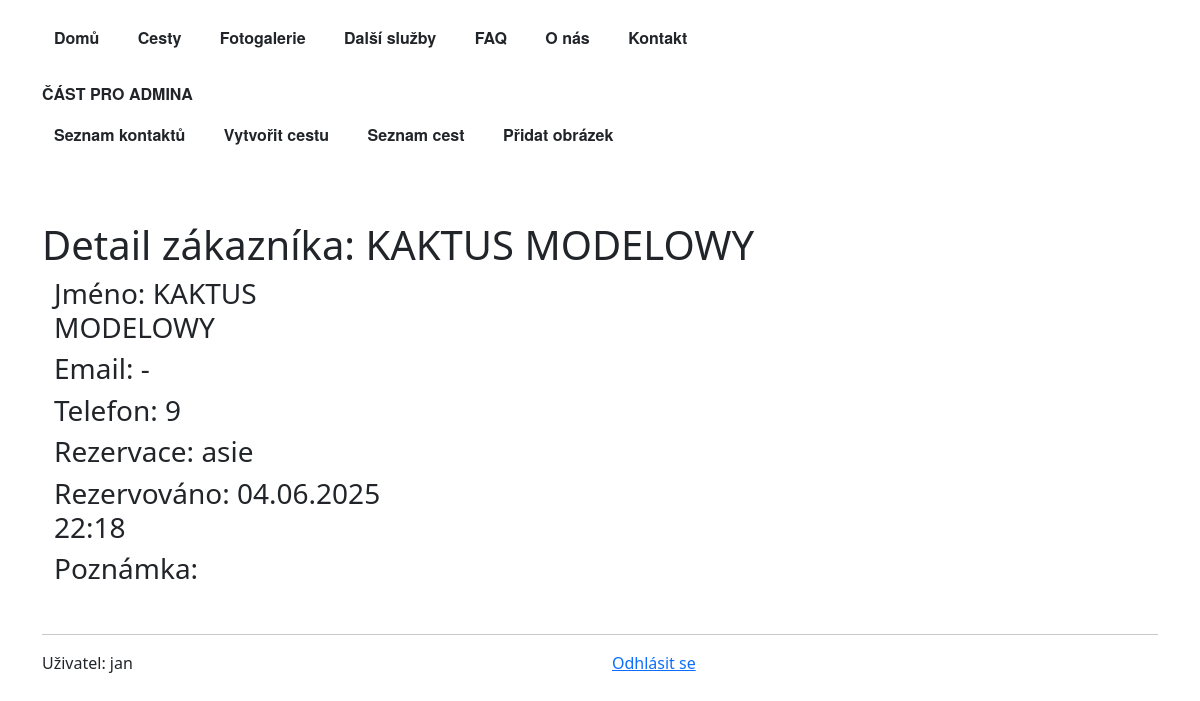
/webapp/customer-detail/12/ (signed in), run on an earlier commit of the app's database.
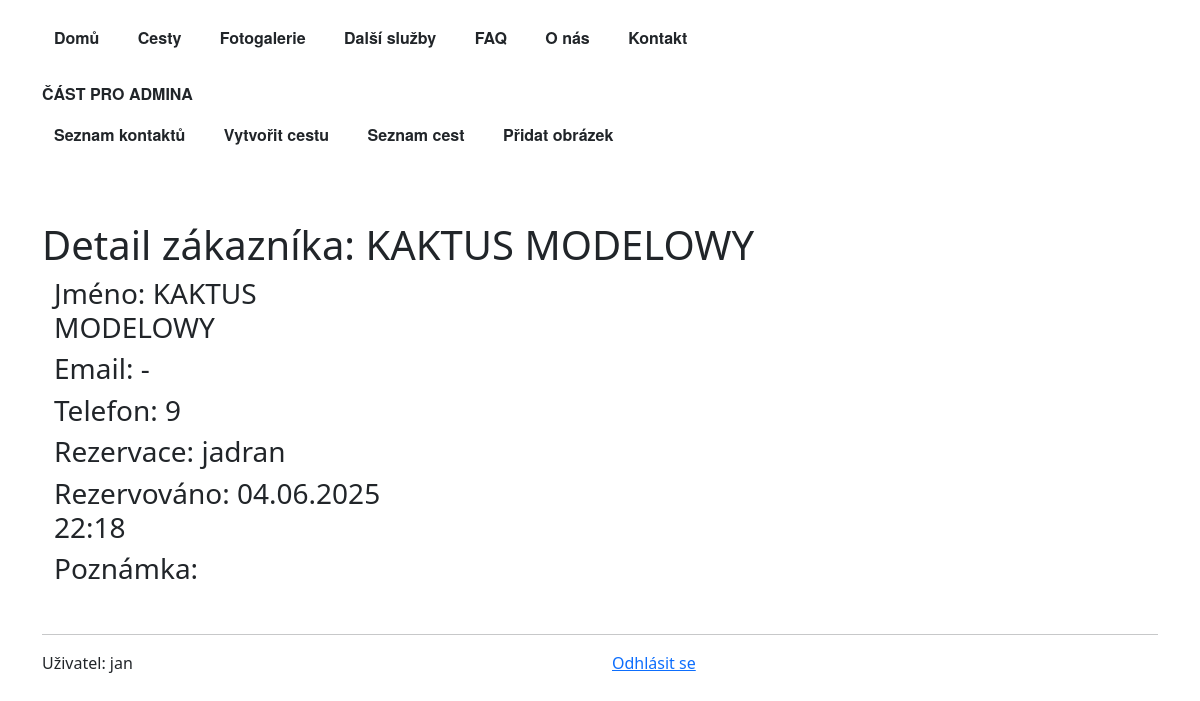
And on a later commit of the database.
### webapp/models.py (models this page shows, shortened)
class Customer(models.Model):
    customer_id = models.AutoField(primary_key=True)
    customer_first_name = models.CharField(max_length=64)
    customer_last_name = models.CharField(max_length=64)
    customer_count = models.PositiveIntegerField(default=1, validators=[MaxValueValidator(30)],)
    customer_email = models.EmailField(null=True, blank=True)
    customer_phone = models.CharField(max_length=14, null=True, blank=True, validators=[MinLengthValidator(9)])
    customer_message = models.TextField(null=True, blank=True)
    customer_trip = models.ForeignKey('Trip', on_delete=models.CASCADE,
                                      null=True, blank=True, related_name='customer_trip')
    created = models.DateTimeField(auto_now_add=True)
    objects = CustomerManager()
    @property
    def full_name(self):
        return f"{self.customer_first_name} {self.customer_last_name}"
    def __str__(self):
        return self.full_name

class Trip(models.Model):
    trip_id = models.AutoField(primary_key=True)
    trip_name = models.CharField(max_length=256)
    trip_short_description = models.TextField(null=True, blank=True)
    trip_description = models.TextField(null=True, blank=True)
    start_time = models.CharField(null=True, blank=True, max_length=30) #not date field at the clients request
    end_time = models.CharField(null=True, blank=True, max_length=30) #vague dates preferred - start of june
    price = models.IntegerField(null=True, blank=True)
    image = models.ImageField(upload_to='', null=True, blank=True)
    thumbnail = models.ImageField(upload_to='', null=True, blank=True)
    def __str__(self):
        return f"{self.trip_name}"

### webapp/views.py (the view)
# urls.py: path("customer-detail/<int:pk>/", CustomerDetailView.as_view(), name='customer_detail'),
class CustomerDetailView(LoginRequiredMixin, DetailView):
    template_name = "customer_detail.html"
    model = Customer
    def get_context_data(self, **kwargs):
        print("ContactDetailView -> get_context_data")
        kontext = super().get_context_data(**kwargs)
        print(kontext)
        return kontext

### webapp/models.py (called while the page is built)
    def get_queryset(self):
        return CustomerQuerySet(self.model, using=self._db)

### webapp/templatetags/none.py (called while the page is built)
@register.filter
def none(value):
    convert_to_str = str(value)
    if convert_to_str == "None":
        return "-"
    else:
        pass
    return value

### webapp/templates/customer_detail.html (shortened to what this page needs)
{% extends "base_with_bootstrap.html" %}
{% load bootstrap5 %}
{% load none %}
{% block hlavni_nadpis %} Detail zákazníka: {{customer.full_name}}{% endblock %}
{% block content %}
<div class="container">
    <div class="row">
        <div class="col-md-4 mb-4">
            <h3 class="name">Jméno: {{customer.full_name|none}}</h3>
            <h3> Email: {{customer.customer_email|none}} </h3>
            <h3> Telefon: {{customer.customer_phone|none}} </h3>
            <h3> Rezervace: {{customer.customer_trip|none}} </h3>
            <h3> Rezervováno: {{ customer.created|date:"d.m.Y H:i"}}</h3>
            <h3>Poznámka: {{customer.customer_message|none}}</h3>
        </div>
    </div>
</div>
{% endblock %}

What changed in the data, as far as the page shows it:
changed through a linked row, Customer "KAKTUS MODELOWY": customer_trip|none "asie" → "jadran"
